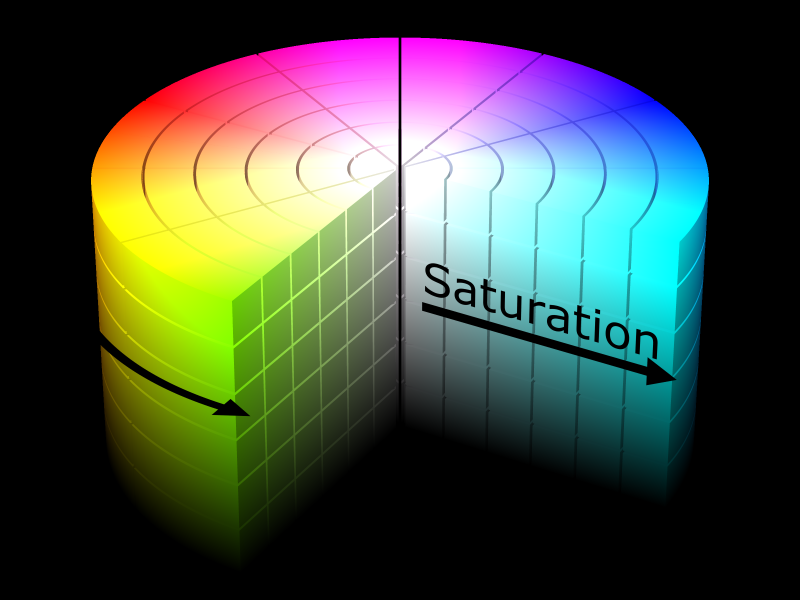
#> input picture HSV Model 1.png, 2400 x 1800 px (shown at 1/3 size)
$ jupyter execute test-checkpoint.ipynb
#> lines starting #> are read from the running program, lines starting #| are printed output that depends on the picture; after the words box and inside, x2 and y2 are one past the last pixel; in counts of white or black regions, pixels touching at a corner belong together
# Imports

[cell 1]
import cv2 as cv
import shutil
import os
from os import listdir
from os.path import isfile, join
import matplotlib.pyplot as plt
from matplotlib import colors
import numpy as np
import pandas as pd

# Load Image

[cell 2]
img1 = cv.imread('HSV Model 1.png')
#> img1 is the input picture: shape (1800, 2400, 3); mean B, G, R 65, 75.8, 67.3
img2 = cv.imread('HSV Model 2.png')
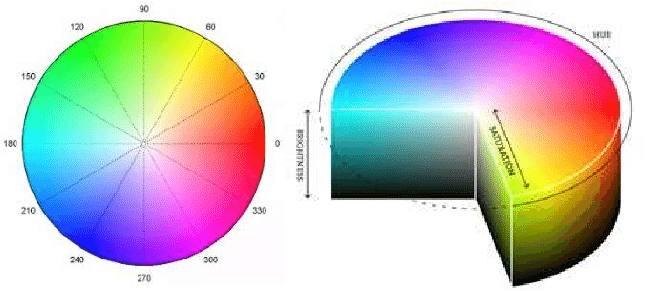
#> input picture HSV Model 2.png, 649 x 291 px
#> img2 is the input picture: shape (291, 649, 3); mean B, G, R 195.2, 193.2, 198.8
img3 = cv.imread('HSV Model 3.jpg')
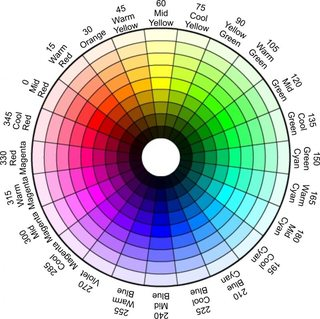
#> input picture HSV model 3.jpg, 320 x 319 px, found by its file name
#> img3 is the input picture: shape (319, 320, 3); mean B, G, R 191.1, 190.6, 190.9

resized_img1 = cv.resize(img1, (500, 500))
resized_img2 = cv.resize(img2, (500, 500))
resized_img3 = cv.resize(img3, (500, 500))

img = np.hstack((resized_img1, resized_img2, resized_img3))

yellow_test = cv.imread('yellow_test.png')
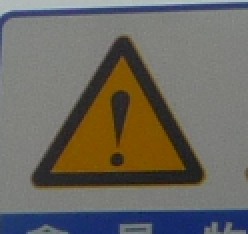
#> input picture yellow_test.png, 124 x 117 px (shown 2 times larger)
#> yellow_test is the input picture: shape (117, 124, 3); mean B, G, R 96.3, 103.8, 107
test_rgb = cv.cvtColor(yellow_test, cv.COLOR_BGR2RGB)

rgb = cv.cvtColor(img, cv.COLOR_BGR2RGB)

[cell 3]
mypath = 'train'

classes = [str(i).zfill(3) for i in range(0, 60)]

files = [f for f in listdir(mypath) if isfile(join(mypath, f))]
files = [f for f in files if f.endswith('.png')]

for i in range(len(files)):
    if files[i][:3] in classes:

        # create a folder for each class
        folderName = files[i][:3]
        if folderName == '000': folderName = mypath + '/' + '0'
        else: folderName = mypath + '/' + folderName.lstrip('0')
        if not os.path.exists(folderName): os.mkdir(folderName)

        # move the file to the corresponding folder
        shutil.move(mypath + '/' + files[i], folderName + '/' + files[i])

[cell 4]
# remove .DS_Store file
if os.path.exists(mypath + '/.DS_Store'):
    os.remove(mypath + '/.DS_Store')

# Load images
count = 0
images = []
classNo = []
folder = os.listdir(mypath)
classes=len(folder)
for x in range (0,len(folder)):
    files = os.listdir(mypath+"/"+str(count))
    for y in files:
        curImg = cv.imread(mypath+"/"+str(count)+"/"+y)
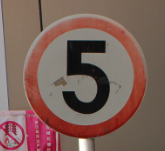
#> input picture train/0/000_0002.png, 165 x 151 px
#> curImg is the input picture: shape (151, 165, 3); mean B, G, R 88.9, 97, 124.6
        images.append(curImg)
        classNo.append(count)
    count +=1
#> count = 1
images = np.array(images, dtype=object)
classNo = np.array(classNo)
print('Done')

# Randomly Choose an image

[cell 5]
def random_img():
    # randomly select and image
    idx = np.random.randint(0, len(images)-1)
    test_img = images[idx].copy()
    test_img = cv.resize(test_img, (500, 500))
#> in hsv_color_range_threshold, `hsv = cv.cvtColor(img, cv.COLOR_BGR2HSV)`: hsv: shape (500, 500, 3); mean H, S, V 30.6, 72.6, 124.6
    print(f"Image ID = {idx}")
    print(f"Image Class = {classNo[idx]}")
    return test_img
test_img = random_img()

# Pre-process

## HSV color range threshold

[cell 6]
def red_mask(img):
    low_lower_red = np.array([0, 100, 20])
    low_upper_red = np.array([10, 255, 255])

    high_lower_red = np.array([160, 100, 20])
    high_upper_red = np.array([179, 255, 255])

    red_low = cv.inRange(img, low_lower_red, low_upper_red)
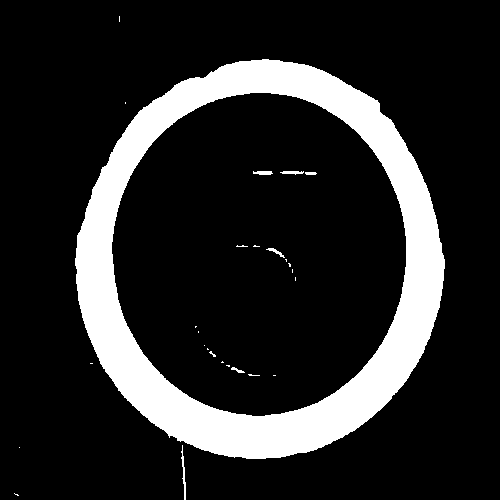
#> red_low: shape (500, 500); 16.1% white; 27 white regions (20 under 20 px), largest, box (x1, y1, x2, y2) and area: (75, 59, 445, 459) 39827, (181, 445, 186, 500) 106, (253, 171, 273, 175) 67
    red_high = cv.inRange(img, high_lower_red, high_upper_red)
#> red_high: shape (500, 500); 5% white; 8 white regions (4 under 20 px), largest, box (x1, y1, x2, y2) and area: (76, 364, 171, 500) 8873, (0, 400, 76, 497) 3175, (175, 441, 184, 500) 401, (14, 456, 27, 475) 124

    return red_low + red_high
#> returned value: shape (500, 500); 21.2% white; 25 white regions (17 under 20 px), largest, box (x1, y1, x2, y2) and area: (75, 59, 445, 500) 49225, (0, 400, 76, 497) 3182, (14, 456, 27, 475) 124

[cell 7]
def blue_mask(img):
    lower_blue = np.array([90, 50, 20])
#> lower_blue = [90, 50, 20]
    upper_blue = np.array([140, 255, 255])
    return cv.inRange(img, lower_blue, upper_blue)
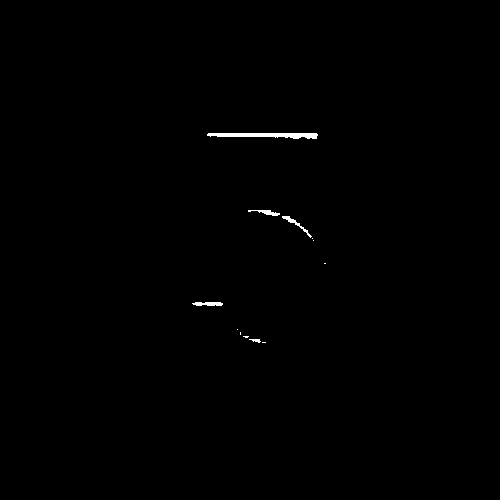
#> returned value: shape (500, 500); 0.33% white; 12 white regions (7 under 20 px), largest, box (x1, y1, x2, y2) and area: (207, 133, 318, 139) 474, (282, 216, 312, 238) 104, (192, 302, 223, 306) 104, (248, 210, 280, 216) 89, (249, 339, 261, 343) 28

[cell 8]
def yellow_mask(img):
    lower_yellow = np.array([10, 80, 20])
#> lower_yellow = [10, 80, 20]
    upper_yellow = np.array([50, 255, 255])
    return cv.inRange(img, lower_yellow, upper_yellow)
#> returned value: shape (500, 500); 1.3% white; 143 white regions (117 under 20 px), largest, box (x1, y1, x2, y2) and area: (17, 0, 39, 28) 307, (68, 0, 98, 16) 276, (204, 450, 286, 485) 264

[cell 9]
def hsv_color_range_threshold(img):
    hsv = cv.cvtColor(img, cv.COLOR_BGR2HSV)
    mask = red_mask(hsv) + blue_mask(hsv) + yellow_mask(hsv)
    _, thresh = cv.threshold(mask, 0, 255, cv.THRESH_BINARY_INV)
#> thresh: shape (500, 500); 77.3% white; 98 black regions (68 under 20 px), largest, box (x1, y1, x2, y2) and area: (75, 59, 447, 500) 49870, (0, 400, 76, 497) 3182, (207, 133, 318, 139) 474
    return thresh

## HSV Hue and Saturation Thresholding

[cell 10]
def hsv_threshold(img):
    hsv = cv.cvtColor(test_img, cv.COLOR_BGR2HSV)

    h, s, _ = cv.split(hsv)

    _, h_thresh = cv.threshold(h, 0, 255, cv.THRESH_BINARY_INV + cv.THRESH_OTSU)
#> h_thresh: shape (500, 500); 88.4% white; 135 black regions (116 under 20 px), largest, box (x1, y1, x2, y2) and area: (0, 0, 184, 500) 25120, (203, 131, 319, 169) 1227, (244, 208, 315, 243) 585
    _, s_thresh = cv.threshold(s, 0, 255, cv.THRESH_BINARY_INV + cv.THRESH_OTSU)
#> s_thresh: shape (500, 500); 79.6% white; 21 black regions (16 under 20 px), largest, box (x1, y1, x2, y2) and area: (75, 60, 444, 500) 47570, (0, 400, 76, 497) 2973, (248, 171, 317, 175) 232, (15, 457, 26, 474) 101, (269, 248, 281, 254) 22

    return cv.bitwise_and(h_thresh, s_thresh)
#> returned value: shape (500, 500); 72.8% white; 146 black regions (126 under 20 px), largest, box (x1, y1, x2, y2) and area: (0, 0, 444, 500) 63712, (203, 131, 319, 169) 1227, (244, 208, 315, 243) 585

[cell 11]
and_thresh = cv.bitwise_and(hsv_color_range_threshold(test_img), hsv_threshold(test_img))
#> and_thresh: shape (500, 500); 71.1% white; 211 black regions (171 under 20 px), largest, box (x1, y1, x2, y2) and area: (0, 0, 447, 500) 65728, (203, 131, 319, 169) 1227, (244, 208, 315, 243) 585
or_thresh = cv.bitwise_or(hsv_color_range_threshold(test_img), hsv_threshold(test_img))
#> or_thresh: shape (500, 500); 79.1% white; 33 black regions (23 under 20 px), largest, box (x1, y1, x2, y2) and area: (75, 60, 444, 500) 47856, (0, 400, 76, 497) 3180, (207, 133, 318, 139) 474

[cell 12]
def get_bounding_box(thresh):
    # cv.contourArea
    contours, _ = cv.findContours(thresh, cv.RETR_TREE, cv.CHAIN_APPROX_SIMPLE)
    return sorted(contours, key=cv.contourArea, reverse=True)

[cell 13]
def draw_contours(img, contours):
    height, width = img.shape[:2]
    cnts = []
    for c in contours:
        area = cv.contourArea(c)
        x, y, w, h = cv.boundingRect(c)
        if area > 1000 and w > 10 and h > 10 and x > 10 and y > 10 and x + w < width - 10 and y + h < height - 10:
            cnts.append(c)
    largest_contour = max(cnts, key=cv.contourArea) if cnts else None
    if largest_contour is not None:
        x, y, w, h = cv.boundingRect(largest_contour)
        cv.rectangle(img, (x, y), (x + w, y + h), (0, 255, 0), 3)

# Display Image

[cell 14]
def plot(img):
    plt.imshow(img, cmap='gray')
    plt.show()

# Test

[cell 15]
def test(img):
    # median blur
    img = cv.medianBlur(img, 5)
#> img: shape (500, 500, 3)
    # biliteral filter
    img = cv.bilateralFilter(img, 9, 75, 75)

    color_range_thresh = hsv_color_range_threshold(img)
#> in hsv_color_range_threshold (call 3), `hsv = cv.cvtColor(img, cv.COLOR_BGR2HSV)`: hsv: shape (500, 500, 3); mean H, S, V 85.3, 134.1, 179.6
#> in red_mask (call 3), `red_low = cv.inRange(img, low_lower_red, low_upper_red)`: red_low: shape (500, 500); 6.1% white; 6 white regions (4 under 20 px), largest, box (x1, y1, x2, y2) and area: (105, 110, 379, 423) 14218, (196, 486, 297, 500) 1107
#> in red_mask (call 3), `red_high = cv.inRange(img, high_lower_red, high_upper_red)`: red_high: shape (500, 500); 5.8% white; 9 white regions (6 under 20 px), largest, box (x1, y1, x2, y2) and area: (94, 94, 386, 426) 8767, (152, 244, 370, 405) 3826, (175, 473, 322, 500) 1855
#> in red_mask (call 3), `return red_low + red_high`: returned value: shape (500, 500); 11.9% white; 5 white regions (3 under 20 px), largest, box (x1, y1, x2, y2) and area: (94, 94, 386, 426) 26820, (175, 473, 322, 500) 2962
#> in blue_mask (call 3), `return cv.inRange(img, lower_blue, upper_blue)`: returned value: shape (500, 500); 54.5% white; 7 black regions (3 under 20 px), largest, box (x1, y1, x2, y2) and area: (90, 92, 389, 429) 77674, (0, 0, 500, 500) 31394, (169, 469, 329, 500) 3607, (0, 312, 8, 500) 1093
#> in yellow_mask (call 3), `return cv.inRange(img, lower_yellow, upper_yellow)`: returned value: shape (500, 500); 1.1% white; 19 white regions (9 under 20 px), largest, box (x1, y1, x2, y2) and area: (470, 121, 500, 168) 1080, (62, 0, 129, 15) 597, (236, 0, 271, 15) 372
#> in hsv_color_range_threshold (call 3), `mask = red_mask(hsv) + blue_mask(hsv) + yellow_mask(hsv)`:
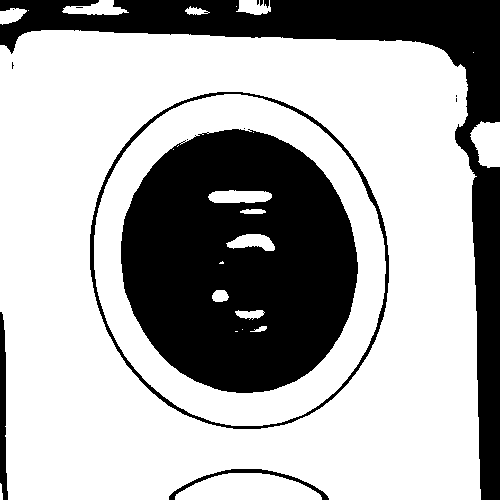
#> mask: shape (500, 500); min 0, max 255, mean 172.2
#> in hsv_color_range_threshold (call 3), `_, thresh = cv.threshold(mask, 0, 255, cv.THRESH_BINARY_INV)`: thresh: shape (500, 500); 32.5% white; 15 white regions (9 under 20 px), largest, box (x1, y1, x2, y2) and area: (121, 129, 358, 393) 47156, (0, 0, 500, 500) 28851, (90, 92, 389, 429) 3413, (0, 312, 8, 500) 1053, (169, 469, 329, 500) 645, (264, 0, 269, 8) 30
    hsv_thresh = hsv_threshold(img)
#> in hsv_threshold (call 3), `hsv = cv.cvtColor(test_img, cv.COLOR_BGR2HSV)`: hsv: shape (500, 500, 3); mean H, S, V 85, 134.4, 179.8
#> in hsv_threshold (call 3), `h, s, _ = cv.split(hsv)`:
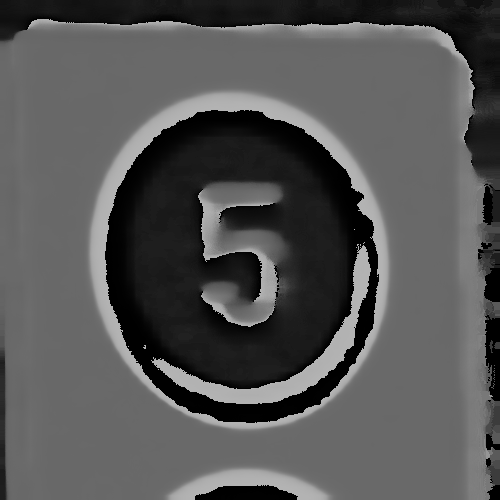
#> h: shape (500, 500); min 0, max 179, mean 85
#> in hsv_threshold (call 3), `h, s, _ = cv.split(hsv)`:
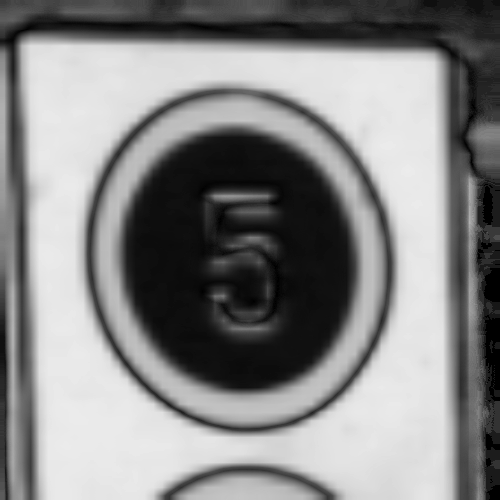
#> s: shape (500, 500); min 0, max 236, mean 134.4
#> in hsv_threshold (call 3), `_, h_thresh = cv.threshold(h, 0, 255, cv.THRESH_BINARY_INV + cv.THRESH..`: h_thresh: shape (500, 500); 31.4% white; 18 white regions (9 under 20 px), largest, box (x1, y1, x2, y2) and area: (105, 110, 379, 423) 55580, (0, 0, 500, 227) 18230, (195, 485, 298, 500) 1155
#> in hsv_threshold (call 3), `_, s_thresh = cv.threshold(s, 0, 255, cv.THRESH_BINARY_INV + cv.THRESH..`: s_thresh: shape (500, 500); 46.4% white; 10 white regions (4 under 20 px), largest, box (x1, y1, x2, y2) and area: (119, 126, 360, 395) 50765, (0, 0, 500, 500) 50647, (85, 88, 395, 433) 10186, (0, 246, 12, 500) 2290, (160, 465, 336, 500) 1951, (0, 234, 8, 245) 57
#> in hsv_threshold (call 3), `return cv.bitwise_and(h_thresh, s_thresh)`: returned value: shape (500, 500); 25.6% white; 20 white regions (12 under 20 px), largest, box (x1, y1, x2, y2) and area: (119, 126, 359, 389) 42146, (0, 0, 500, 227) 18180, (478, 233, 500, 311) 1100
    and_thresh = cv.bitwise_and(color_range_thresh, hsv_thresh)
#> and_thresh: shape (500, 500); 24% white; 24 white regions (15 under 20 px), largest, box (x1, y1, x2, y2) and area: (121, 129, 357, 389) 40690, (0, 0, 500, 227) 15687, (478, 233, 500, 311) 1100
    or_thresh = cv.bitwise_or(color_range_thresh, hsv_thresh)
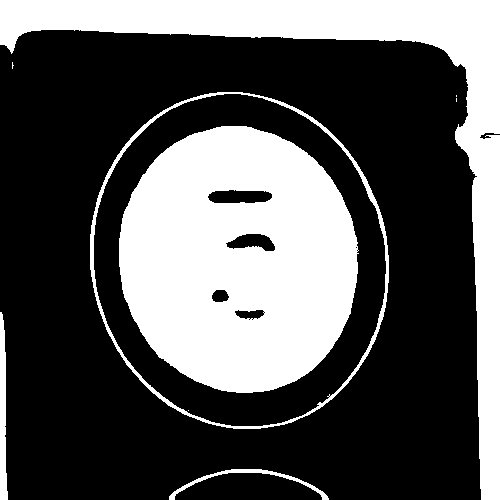
#> or_thresh: shape (500, 500); 34.1% white; 9 white regions (4 under 20 px), largest, box (x1, y1, x2, y2) and area: (119, 126, 359, 393) 48612, (0, 0, 500, 500) 31344, (90, 92, 389, 429) 3425, (0, 312, 8, 500) 1093, (169, 469, 329, 500) 645

    threshs = [color_range_thresh, hsv_thresh, and_thresh, or_thresh]

    # img = cv.erode(img, np.ones((3,3), np.uint8), iterations=1)
    # img = cv.morphologyEx(img, cv.MORPH_OPEN, np.ones((3,3), np.uint8))
    # img = cv.dilate(img, np.ones((5,5), np.uint8), iterations=1)

    for i in threshs:
        h, w = i.shape[:2]
        mask = np.zeros((h+2, w+2), np.uint8)
        cv.floodFill(i, mask, (0,0), 255)

    # invert threshs
    threshs = [cv.bitwise_not(i) for i in threshs]

    img = cv.cvtColor(img, cv.COLOR_BGR2RGB)
    contours = []
    for i in threshs:
        contours = get_bounding_box(i)


    draw_contours(img, contours)

    plot(img)

    for i in threshs:
        plot(i)
